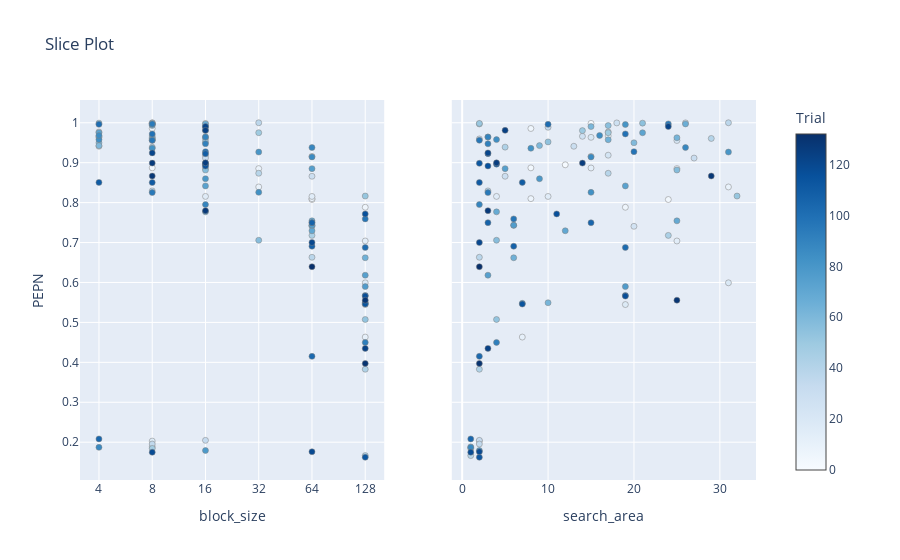

Notebook source saved alongside this figure:
### Code cell
optuna.visualization.plot_slice(cleaned_study, params=["block_size","search_area"], target=lambda t: t.values[1], target_name='PEPN')

### Figure 1 — Plotly figure (JSON) as saved in the notebook; plotly's stock layout.template omitted (floating-point values rounded to 4 significant figures; data arrays with more than 128 entries replaced by an {"elided": "..."} marker saying what was removed)
{"data": [{"marker": {"color": {"elided": "129 int values"}, "colorbar": {"title": {"text": "Trial"}, "x": 1, "xpad": 40, "y": 0.5}, "colorscale": [[0, "rgb(247,251,255)"], [0.125, "rgb(222,235,247)"], [0.25, "rgb(198,219,239)"], [0.375, "rgb(158,202,225)"], [0.5, "rgb(107,174,214)"], [0.625, "rgb(66,146,198)"], [0.75, "rgb(33,113,181)"], [0.875, "rgb(8,81,156)"], [1, "rgb(8,48,107)"]], "line": {"color": "Grey", "width": 0.5}, "showscale": true}, "mode": "markers", "name": "Feasible Trial", "showlegend": false, "type": "scatter", "x": {"elided": "129 int values"}, "xaxis": "x", "y": {"elided": "129 float values"}, "yaxis": "y"}, {"marker": {"color": {"elided": "129 int values"}, "colorbar": {"title": {"text": "Trial"}, "x": 1, "xpad": 40}, "colorscale": [[0, "rgb(247,251,255)"], [0.125, "rgb(222,235,247)"], [0.25, "rgb(198,219,239)"], [0.375, "rgb(158,202,225)"], [0.5, "rgb(107,174,214)"], [0.625, "rgb(66,146,198)"], [0.75, "rgb(33,113,181)"], [0.875, "rgb(8,81,156)"], [1, "rgb(8,48,107)"]], "line": {"color": "Grey", "width": 0.5}, "showscale": false}, "mode": "markers", "name": "Feasible Trial", "showlegend": false, "type": "scatter", "x": {"elided": "129 int values"}, "xaxis": "x2", "y": {"elided": "129 float values"}, "yaxis": "y2"}], "layout": {"autosize": true, "title": {"text": "Slice Plot"}, "xaxis": {"anchor": "y", "autorange": true, "categoryarray": [4, 8, 16, 32, 64, 128], "categoryorder": "array", "domain": [0, 0.45], "range": [-0.3383, 5.338], "title": {"text": "block_size"}, "type": "category"}, "xaxis2": {"anchor": "y2", "autorange": true, "domain": [0.55, 1], "range": [-1.097, 34.1], "title": {"text": "search_area"}, "type": "linear"}, "yaxis": {"anchor": "x", "autorange": true, "domain": [0, 1], "range": [0.09321, 1.069], "title": {"text": "PEPN"}, "type": "linear"}, "yaxis2": {"anchor": "x2", "autorange": true, "domain": [0, 1], "matches": "y", "range": [0.09321, 1.069], "showticklabels": false, "type": "linear"}}}
